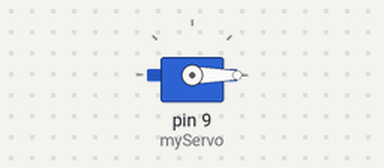
Simulated run of this sketch. Board: Arduino Uno, built with avr-gcc and run on an emulated ATmega328P. Parts: servo.

Above: at 0.1 s.
At 19.1 s:
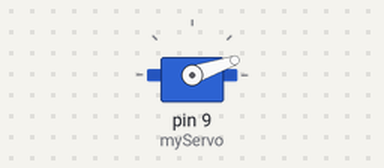
At 39.1 s:
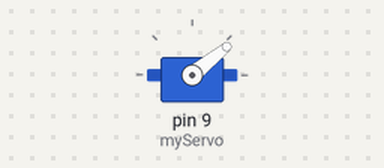
Timing chart, 0 to 40.0 s (numbered marks = the images above):
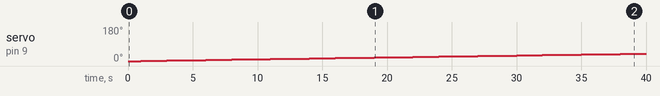

The sketch:

servocode.ino
```cpp
#include <Servo.h>

Servo myServo;

void setup() {
  myServo.attach(9);
}

void loop() {
  for(int i = 0; i<=180; i++) {
    myServo.write(i);
    delay(1000);
  }
  delay(1000);
}
```

Measured:
- by itself, servo on pin 9 (myServo): moves from 0° to 39° over 38.0 s
